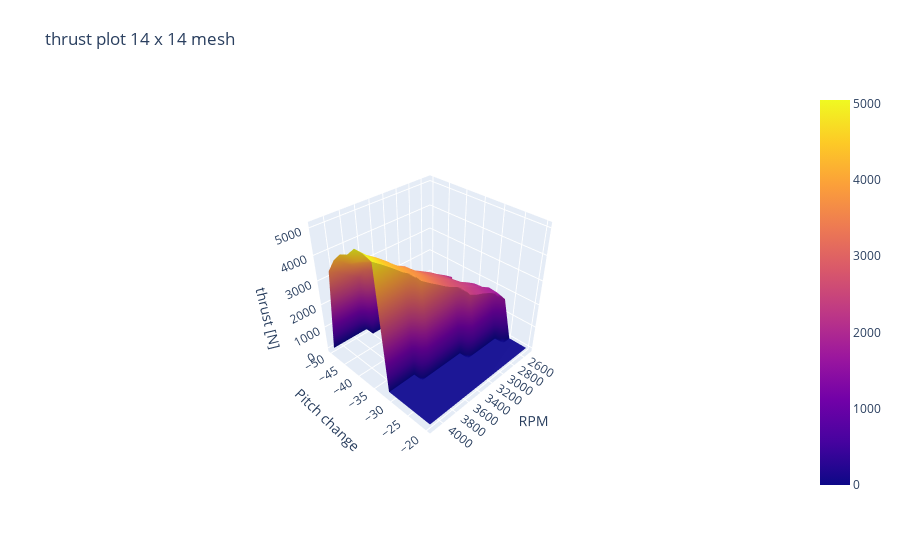
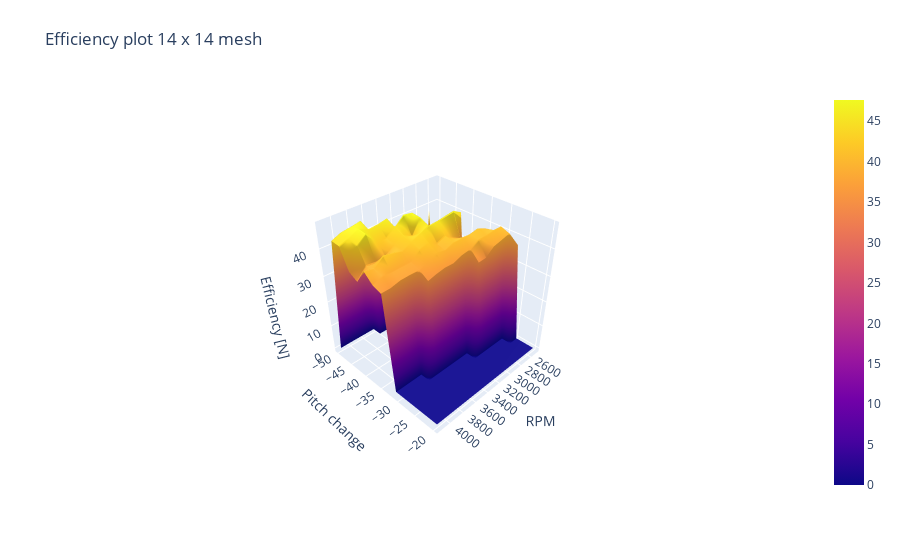
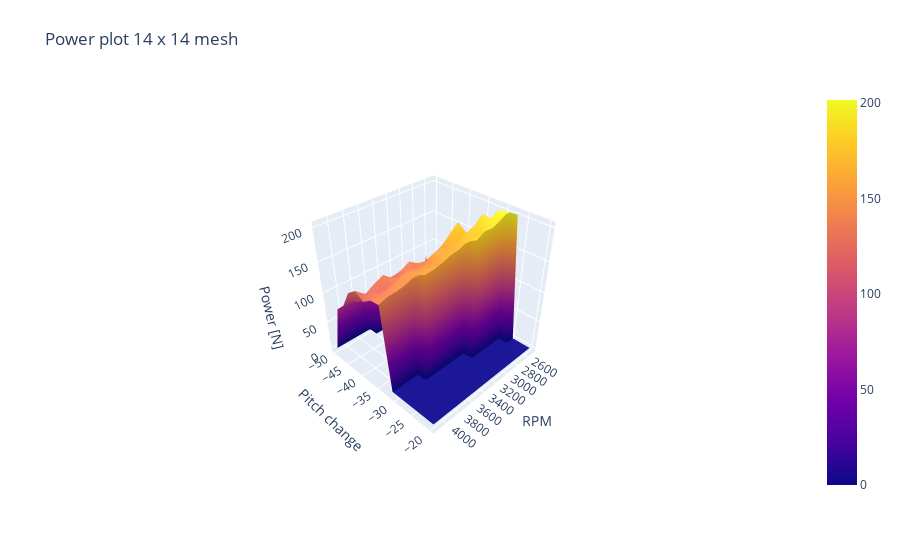

The code cell stored with these charts, in order, in its notebook:
### Markdown cell above
# Finding the max thrust of a blade

 Let us now try a range of values for the both the change in pitch and rpm values to see if we can achieve better thrust values. We could opt to use `scipy.optimize` for this purpose however the analysis is prone to failure due to either to high AoA or a non-convergent solutions. This will complicate the optimization where we'll have to assign penalization when such an error occurs. Instead we'll use a  brute force method since the analysis is swift. We'll create a mesh where x will be the rpm and y the pitch. Then for each coordinate we'll compute the thrust and plot a surface. This is implemented below, the cell takes about 30 seconds to run, so some patience is required. Additionally besides the thrust, the efficiency and power are also be plotted.

Feel free to play with the parameters!

### Code cell
import plotly.graph_objects as go

n = 14 # Mesh size

pitch_arr  = np.linspace(-20, -50, n)
rpm_arr = np.linspace(2500,rpm_hvr, n)
X,Y = np.meshgrid(rpm_arr,pitch_arr)
Z_thrust = np.zeros(X.shape)
Z_eff = np.zeros(X.shape)
Z_power = np.zeros(X.shape)

for col, rpm in enumerate(rpm_arr):
    hover_cond = prop.OffDesignAnalysisBEM(data_path, prop_class, v_hvr, rpm, rho, dyn_vis, a_snd)

    for row, dpitch in enumerate(np.radians(pitch_arr)):
        try:
            res = hover_cond.analyse_propeller(dpitch, abs_extrapolation=7)
        except ValueError:
            continue
        except RuntimeError as error:
            continue

        power_req = res["power_coeff"]*rho*(rpm_hvr/60)**3*32*prop_class.r_prop**5/1e3

        Z_thrust[row,col] = res["thrust"]
        Z_eff[row,col] = res["eff"]*100
        Z_power[row,col] =  power_req


for type, data in zip(["thrust", "Efficiency", "Power"],[Z_thrust, Z_eff, Z_power]):
    # Create the figure
    fig = go.Figure(data=[go.Surface(z=data, x=X, y=Y)])
    fig.update_layout(
        scene=dict(
            xaxis_title='RPM',
            yaxis_title=r'Pitch change',
            zaxis_title=f'{type} [N]'))

    fig.update_layout(
        scene_camera=dict(
            eye=dict(x=1.8, y=1.8, z=1.8)))

    fig.update_layout(title=f'{type} plot {n} x {n} mesh ', autosize=True,
                    margin=dict(l=65, r=50, b=65, t=90))

    # Show the plot
    fig.show()

### Figure 1 — Plotly figure (JSON) as saved in the notebook; plotly's stock layout.template omitted (floating-point values rounded to 4 significant figures; data arrays with more than 128 entries replaced by an {"elided": "..."} marker saying what was removed)
{"data": [{"type": "surface", "x": {"elided": "14x14 float values"}, "y": {"elided": "14x14 float values"}, "z": {"elided": "14x14 float values"}}], "layout": {"autosize": true, "margin": {"b": 65, "l": 65, "r": 50, "t": 90}, "scene": {"camera": {"eye": {"x": 1.8, "y": 1.8, "z": 1.8}}, "xaxis": {"title": {"text": "RPM"}}, "yaxis": {"title": {"text": "Pitch change"}}, "zaxis": {"title": {"text": "thrust [N]"}}}, "title": {"text": "thrust plot 14 x 14 mesh "}}}

### Figure 2 — Plotly figure (JSON) as saved in the notebook; plotly's stock layout.template omitted (floating-point values rounded to 4 significant figures; data arrays with more than 128 entries replaced by an {"elided": "..."} marker saying what was removed)
{"data": [{"type": "surface", "x": {"elided": "14x14 float values"}, "y": {"elided": "14x14 float values"}, "z": {"elided": "14x14 float values"}}], "layout": {"autosize": true, "margin": {"b": 65, "l": 65, "r": 50, "t": 90}, "scene": {"camera": {"eye": {"x": 1.8, "y": 1.8, "z": 1.8}}, "xaxis": {"title": {"text": "RPM"}}, "yaxis": {"title": {"text": "Pitch change"}}, "zaxis": {"title": {"text": "Efficiency [N]"}}}, "title": {"text": "Efficiency plot 14 x 14 mesh "}}}

### Figure 3 — Plotly figure (JSON) as saved in the notebook; plotly's stock layout.template omitted (floating-point values rounded to 4 significant figures; data arrays with more than 128 entries replaced by an {"elided": "..."} marker saying what was removed)
{"data": [{"type": "surface", "x": {"elided": "14x14 float values"}, "y": {"elided": "14x14 float values"}, "z": {"elided": "14x14 float values"}}], "layout": {"autosize": true, "margin": {"b": 65, "l": 65, "r": 50, "t": 90}, "scene": {"camera": {"eye": {"x": 1.8, "y": 1.8, "z": 1.8}}, "xaxis": {"title": {"text": "RPM"}}, "yaxis": {"title": {"text": "Pitch change"}}, "zaxis": {"title": {"text": "Power [N]"}}}, "title": {"text": "Power plot 14 x 14 mesh "}}}
